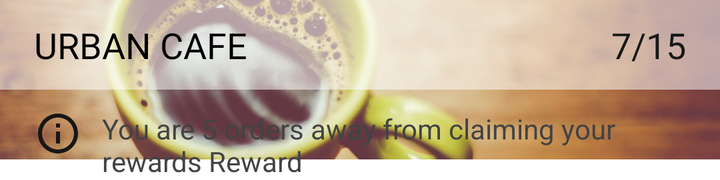
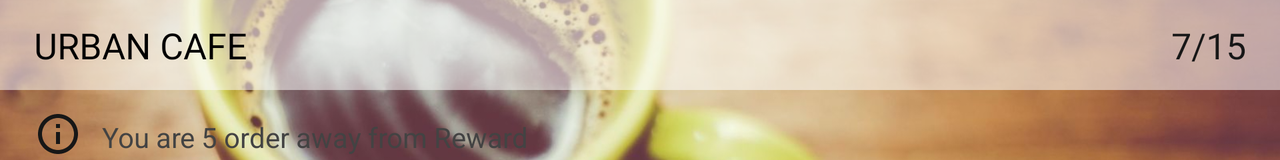

Compare how this app lays out the same screen by default and in its alternative resource folder. The renders come first, then the two layout files and the values they reference.
<!-- AndroidManifest.xml: application theme AppTheme -->
<!-- res/layout/rewardlistlayout.xml -->
<?xml version="1.0" encoding="utf-8"?>
<RelativeLayout xmlns:android="http://schemas.android.com/apk/res/android"
    android:orientation="vertical"
    android:background="@color/white"
    android:layout_width="match_parent"
    android:layout_height="wrap_content">
    <RelativeLayout
        android:layout_width="match_parent"
        android:layout_height="wrap_content"

        >

        <ImageView
            android:id="@+id/tittleimage"
            android:layout_width="match_parent"
            android:layout_height="80dp"
            android:src="@drawable/cofeecup"
            android:scaleType="centerCrop"
              />
        <RelativeLayout
            android:id="@+id/toplayout"
            android:layout_width="match_parent"
            android:layout_height="45dp"
            android:background="#88ffffff">
            <TextView
                android:id="@+id/tittle"
                android:layout_width="wrap_content"
                android:layout_height="wrap_content"
                android:text="Urban Cafe"
                android:textColor="#000"
                android:textSize="18dp"
                android:textAllCaps="true"
                android:layout_marginStart="17dp"
                android:layout_centerVertical="true"
                android:layout_alignParentStart="true" />
            <TextView
                android:id="@+id/rewarddetails"
                android:layout_width="wrap_content"
                android:layout_height="match_parent"
                android:layout_alignParentRight="true"
                android:layout_marginEnd="17dp"
                android:textSize="18dp"
                android:textColor="@color/colorPrimary"
                android:text="7/15"
                android:gravity="center"/>
            </RelativeLayout>

        <RelativeLayout
            android:layout_width="match_parent"
            android:layout_height="wrap_content"
           android:id="@+id/middlelayout"
            android:layout_below="@+id/toplayout"
            android:background="@color/white">
            <android.support.v7.widget.RecyclerView
                android:id="@+id/quantityRecycleView"
                android:layout_width="match_parent"
                android:layout_height="wrap_content"
                android:background="@color/white"
                android:layout_below="@+id/toplayout">
            </android.support.v7.widget.RecyclerView>
        <Button
            android:id="@+id/bt_claim"
            android:layout_width="80dp"
            android:layout_height="35dp"
            android:background="@color/colorPrimary"
            android:textColor="@color/white"
            android:text="Claim"
            android:visibility="gone"
            android:layout_marginTop="10dp"

            android:layout_centerInParent="true"/>
        </RelativeLayout>
        <ImageView
            android:id="@+id/iv_info"
            android:layout_width="wrap_content"
            android:layout_height="wrap_content"
            android:layout_below="@+id/middlelayout"
            android:src="@drawable/ic_info_outline_black_24dp"
            android:layout_marginTop="10dp"
            android:layout_marginStart="17dp"/>
        <TextView
            android:id="@+id/tv_info"
            android:layout_width="wrap_content"
            android:layout_height="wrap_content"
            android:text="You are 5 orders away from claiming your rewards Reward"
            android:layout_toRightOf="@+id/iv_info"
            android:layout_marginStart="10dp"
            android:layout_below="@+id/middlelayout"
            android:layout_marginTop="10dp"
            android:textColor="@color/darkergray"/>


</RelativeLayout>

    </RelativeLayout>
<!-- resources referenced by this layout -->
<resources>
  <color name="colorPrimary">#171717</color>
  <color name="darkergray">#434343 </color>
  <color name="white">#ffffff</color>
  <!-- drawable cofeecup: jpg bitmap (drawable, 74016 bytes) -->
  <!-- drawable ic_info_outline_black_24dp (drawable) -->
  <?xml version="1.0" encoding="UTF-8" standalone="no"?>
  <vector xmlns:android="http://schemas.android.com/apk/res/android" android:height="24dp" android:viewportHeight="24.0" android:viewportWidth="24.0" android:width="24dp">
      <path android:fillColor="#171717" android:pathData="M11,17h2v-6h-2v6zM12,2C6.48,2 2,6.48 2,12s4.48,10 10,10 10,-4.48 10,-10S17.52,2 12,2zM12,20c-4.41,0 -8,-3.59 -8,-8s3.59,-8 8,-8 8,3.59 8,8 -3.59,8 -8,8zM11,9h2L13,7h-2v2z"/>
  </vector>
  <style name="AppTheme" parent="Theme.AppCompat.Light.DarkActionBar">
          
          <item name="colorPrimary">@color/colorPrimary</item>
          <item name="colorPrimaryDark">@color/colorPrimaryDark</item>
          <item name="colorAccent">@color/colorAccent</item>
          <item name="drawerArrowStyle">@style/DrawerHamburgerStyle</item>
      </style>
  <color name="colorPrimaryDark">#000000</color>
  <color name="colorAccent">@android:color/darker_gray</color>
  <style name="DrawerHamburgerStyle" parent="@style/Widget.AppCompat.DrawerArrowToggle">
          <item name="spinBars">true</item>
          <item name="color">@color/colorPrimary</item>
      </style>
</resources>
<!-- res/layout-land/rewardlistlayout.xml (the repository's variant of the layout above) -->
<!-- drawn on the phone turned sideways -->
<?xml version="1.0" encoding="utf-8"?>
<RelativeLayout xmlns:android="http://schemas.android.com/apk/res/android"
    android:orientation="vertical"
    android:background="@color/white"
    android:layout_width="match_parent"
    android:layout_height="wrap_content">
    <RelativeLayout
        android:layout_width="match_parent"
        android:layout_height="wrap_content"

        >
        <ImageView
            android:id="@+id/tittleimage"
            android:layout_width="match_parent"
            android:layout_height="80dp"
            android:src="@drawable/cofeecup"
            android:scaleType="centerCrop"
            />
        <RelativeLayout
            android:id="@+id/toplayout"
            android:layout_width="match_parent"
            android:layout_height="45dp"
            android:background="#88ffffff">
            <TextView
                android:id="@+id/tittle"
                android:layout_width="wrap_content"
                android:layout_height="wrap_content"
                android:text="Urban Cafe"
                android:textColor="#000"
                android:textSize="18dp"
                android:textAllCaps="true"
                android:layout_marginStart="17dp"
                android:layout_centerVertical="true"
                android:layout_alignParentStart="true" />
            <TextView
                android:id="@+id/rewarddetails"
                android:layout_width="wrap_content"
                android:layout_height="match_parent"
                android:layout_alignParentRight="true"
                android:layout_marginEnd="17dp"
                android:textSize="18dp"
                android:textColor="@color/colorPrimary"
                android:text="7/15"
                android:gravity="center"/>
        </RelativeLayout>
        <android.support.v7.widget.RecyclerView
            android:id="@+id/quantityRecycleView"
            android:layout_width="match_parent"
            android:layout_height="wrap_content"
            android:background="@color/white"
            android:layout_below="@+id/toplayout">
        </android.support.v7.widget.RecyclerView>
        <ImageView
            android:id="@+id/iv_info"
            android:layout_width="wrap_content"
            android:layout_height="wrap_content"
            android:layout_below="@+id/quantityRecycleView"
            android:src="@drawable/ic_info_outline_black_24dp"
            android:layout_marginTop="10dp"
            android:layout_marginStart="17dp"/>
        <TextView
            android:id="@+id/tv_info"
            android:layout_width="wrap_content"
            android:layout_height="wrap_content"
            android:text="You are 5 order away from Reward"
            android:layout_toRightOf="@+id/iv_info"
            android:layout_marginStart="10dp"
            android:layout_below="@+id/quantityRecycleView"
            android:layout_marginTop="14dp"
            android:textColor="@color/darkergray"/>


    </RelativeLayout>

</RelativeLayout>
